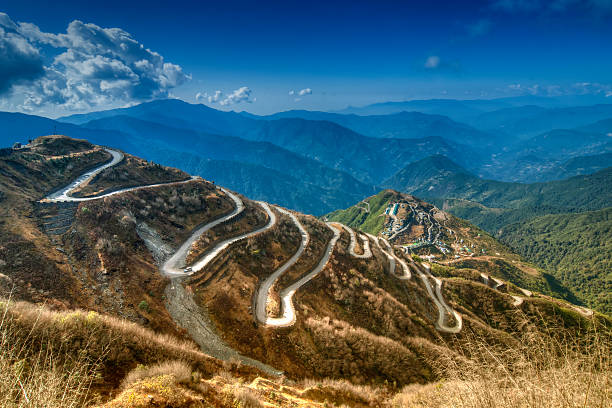
#> input picture PrincipalComponentAnalysis/image.jpg, 612 x 408 px, found by its file name
$ python LinearTransform.py
#> lines starting #> are read from the running program, lines starting #| are printed output that depends on the picture
import cv2
import numpy as np
import matplotlib.pyplot as plt


img = cv2.imread(r"PrincipalComponentAnalysis\image.jpg")
#> img is the input picture: shape (408, 612, 3); mean B, G, R 103.8, 96.2, 68.9
img = cv2.cvtColor(img, cv2.COLOR_BGR2RGB)

A = np.array([
    [1.2, 0.3],
    [0.2, 1.0]
])

h, w, _ = img.shape
#> h = 408; w = 612

coords = np.indices((h, w)).reshape(2, -1)
new_coords = A @ coords


new_coords = new_coords - new_coords.min(axis=1, keepdims=True)
new_coords = (new_coords / new_coords.max(axis=1, keepdims=True))

new_h = int(new_coords[0].max() * h)
#> new_h = 408
new_w = int(new_coords[1].max() * w)
#> new_w = 612

transformed = np.zeros((h, w, 3), dtype=np.uint8)

for i in range(coords.shape[1]):
    x, y = coords[:, i]
    nx = int(new_coords[0, i] * (h-1))
    ny = int(new_coords[1, i] * (w-1))
    transformed[nx, ny] = img[x, y]
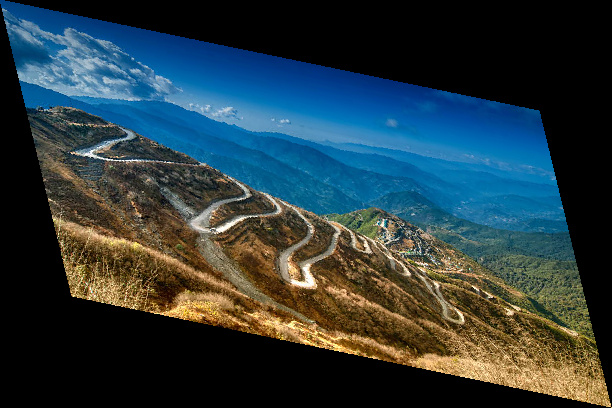
#> transformed: shape (408, 612, 3); mean R, G, B 42.1, 58.7, 63.3

plt.figure(figsize=(10,5))

plt.subplot(1,2,1)
plt.imshow(img)
plt.title("Original Image")
plt.axis("off")

plt.subplot(1,2,2)
plt.imshow(transformed)
plt.title("After Linear Transformation")
plt.axis("off")

plt.show()
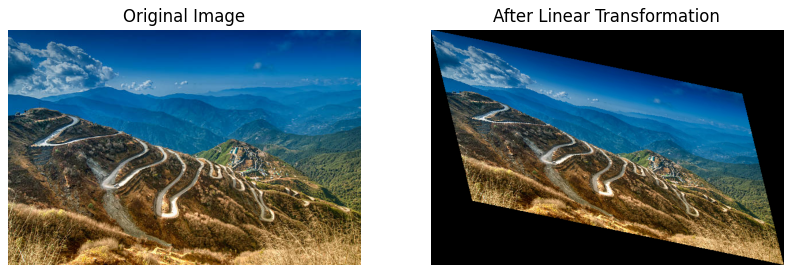
#> figure drawn by matplotlib, 2 panels
